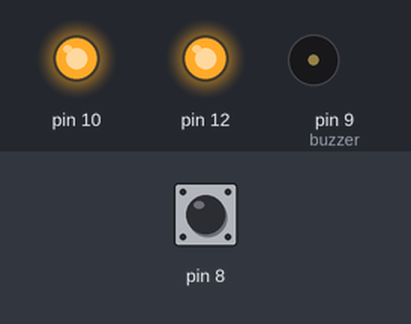
Bench run of a sketch on a simulated Arduino Uno, built with avr-gcc and run on an emulated ATmega328P. On the bench: output pins drawn as LEDs (lit = HIGH), buzzer (waves = sounding). The inputs (shaded band) are chosen by the test bench; at power-on: pin 8 LOW.

Above: at 1.2 s.
1.3 s: pin 8 pulsed HIGH 5 times (0.12 s each, 0.3 s apart)
Timing chart, 0 to 1.6 s (numbered marks = the images above; inputs shaded):
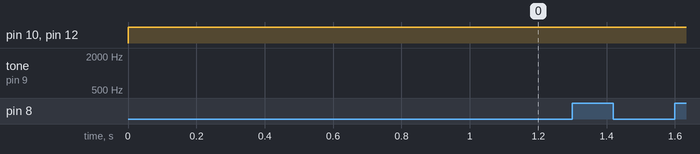

The sketch:

switchhh.ino
```cpp
const int buttonPin = 2;    // the number of the pushbutton pin
const int ledPin = 13;      // the number of the LED pin

// Variables will change:
int ledState = HIGH;         // the current state of the output pin
int buttonState;             // the current reading from the input pin
int lastButtonState = LOW;

unsigned long lastDebounceTime = 0;
unsigned long debounceDelay = 50;


const int buzzer =9;
void setup() {

  pinMode(8, INPUT);
  pinMode(12,OUTPUT);
   pinMode(10,OUTPUT);
   pinMode(buzzer,OUTPUT);


}


void loop() {
  tone(buzzer,1000);

noTone(buzzer);
  int reading = digitalRead(8);


  if (reading != lastButtonState) {

    lastDebounceTime = millis();
  }

  if ((millis() - lastDebounceTime) > debounceDelay) {

    if (reading != LOW) {
      buttonState = reading;


      if (buttonState == HIGH) {
        ledState = !ledState;
      }
    }
  }
  digitalWrite(10, HIGH);
  digitalWrite(12,HIGH);
  lastButtonState = reading;
}
```
